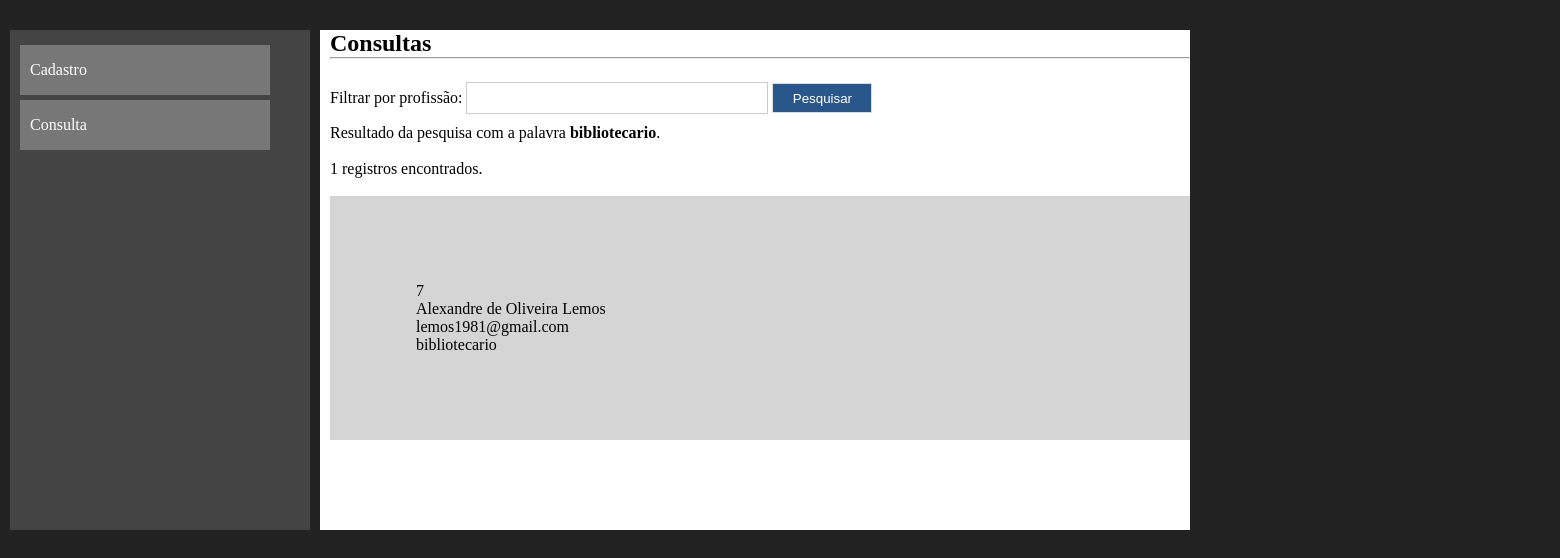
/consultas.php?filtro=bibliotecario, run on the app's committed database.
### tables this page shows
CREATE TABLE IF NOT EXISTS `usuarios` (
  `codigo` int(11) NOT NULL AUTO_INCREMENT,
  `nome` varchar(40) NOT NULL,
  `email` varchar(40) NOT NULL,
  `profissao` varchar(40) NOT NULL,
  PRIMARY KEY (`codigo`),
  UNIQUE KEY `email` (`email`)
);

### consultas.php (the view, shortened to what this page needs)
<?php
include_once("conexao.php");
$filtro = isset($_GET['filtro'])?$_GET['filtro']:"";
$sql = "select * from usuarios where profissao like '%$filtro%'";
$consulta = mysqli_query($conexao,$sql);
$registros = mysqli_num_rows($consulta);
?>
<!DOCTYPE html>
<html lang="pt-br">
<head>
    <link rel="stylesheet" href="_css/estilo.css"
</head>
<body>
    <div class="container">
    <nav>
      <ul class="menu">
          <a href="index.php"><li>Cadastro</li></a>
          <a href="consultas.php"><li>Consulta</li></a>
        </ul>
    </nav>
    <section>
        <h1>Consultas</h1>
        <hr><br>
        <form method="get" action="">
            Filtrar por profissão: <input type="text" name="filtro" class="campo" require autofocus>
            <input type="submit" value="Pesquisar" class="btn">
        </form>
        <?php
        print "Resultado da pesquisa com a palavra <strong>$filtro</strong>.<br><br>";
        print "$registros registros encontrados.";
        print "<br><br>";
        while($exibirRegistros = mysqli_fetch_array($consulta)){
            $codigo = $exibirRegistros[0];
            $nome = $exibirRegistros[1];
            $email = $exibirRegistros[2];
            $profissao = $exibirRegistros[3];
            print "<article>";
            print "$codigo<br>";
            print "$nome<br>";
            print "$email<br>";
            print "$profissao<br>";
            print "</article>";
        }
        ?>
    </section>
</body>
</html>

### _css/estilo.css (style rules this page uses)
* { margin: 0; padding: 0; }
a { text-decoration: none; color: #fff; }
body { background-color: #222; font-family: Verdana; font-size: 100%; }
.container { margin: auto; width: 12000px; margin-top: 20px; padding: 10px; }
nav { width: 300px; height: 500px; background-color: #444; float: left; box-sizing: border-box; padding: 10px; }
section { width: 870px; height: 500px; margin-left: 10px; float:left; background-color: #fff; box-sizing: border-box; padding-left: 10px; }
ul.menu { list-style-type: none; }
ul.menu li { width: 250px; height: 50px; line-height: 50px; background-color: #777; color: #fff; margin-top: 5px; box-sizing: border-box; padding-left: 10px }
.btn { width: 100px; height: 30px; border: 1px solid #ddd; background-color: #2a578b; color: #fff; cursor: pointer; }
.campo { width: 300px; height: 30px; border: 1px solid #ccc; margin-top: 5px; margin-bottom: 10px; }
article { width: 100%; box-sizing: border-box; padding: 10%; background-color: #d6d5d5; margin-bottom: 10px; }

### data on the page
usuarios: codigo "7", nome "Alexandre de Oliveira Lemos", email "lemos1981@gmail.com", profissao "bibliotecario"

### other printed values
$filtro "bibliotecario"
$registros "1"
